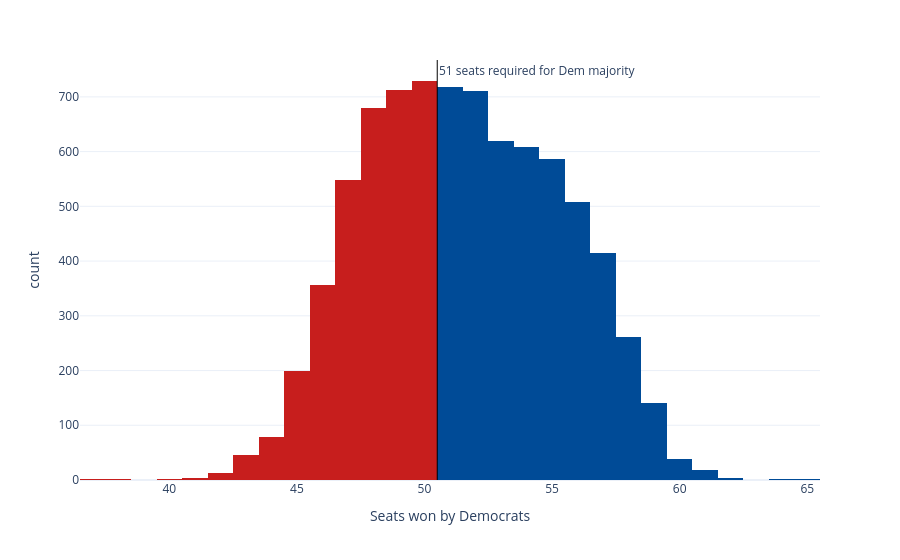

The notebook cell saved with this chart:
### Code cell
sims_hist = px.histogram(seat_sims, x='seats', nbins=np.unique(seat_sims['seats']).shape[0]*2, color='winner',
                         color_discrete_map={'Democrats': '#004b97', 'Republicans': '#c71e1d'},
                         labels={'seats':'Seats won by Democrats', 'winner': 'Winner'}, template='plotly_white')
sims_hist.update_traces(showlegend=False)
sims_hist.add_vline(x=50.5, line_width=1, line_color='black', annotation_text='51 seats required for Dem majority', 
                    annotation_position='top right')
sims_hist

### Figure 1 — Plotly figure (JSON) as saved in the notebook; plotly's stock layout.template omitted (floating-point values rounded to 4 significant figures; data arrays with more than 128 entries replaced by an {"elided": "..."} marker saying what was removed)
{"data": [{"bingroup": "x", "hovertemplate": "Winner=Democrats<br>Seats won by Democrats=%{x}<br>count=%{y}<extra></extra>", "legendgroup": "Democrats", "marker": {"color": "#004b97", "pattern": {"shape": ""}}, "name": "Democrats", "nbinsx": 54, "orientation": "v", "showlegend": false, "type": "histogram", "x": {"elided": "4630 int values"}, "xaxis": "x", "yaxis": "y"}, {"bingroup": "x", "hovertemplate": "Winner=Republicans<br>Seats won by Democrats=%{x}<br>count=%{y}<extra></extra>", "legendgroup": "Republicans", "marker": {"color": "#c71e1d", "pattern": {"shape": ""}}, "name": "Republicans", "nbinsx": 54, "orientation": "v", "showlegend": false, "type": "histogram", "x": {"elided": "3370 int values"}, "xaxis": "x", "yaxis": "y"}], "layout": {"annotations": [{"showarrow": false, "text": "51 seats required for Dem majority", "x": 50.5, "xanchor": "left", "xref": "x", "y": 1, "yanchor": "top", "yref": "y domain"}], "barmode": "relative", "legend": {"title": {"text": "Winner"}, "tracegroupgap": 0}, "margin": {"t": 60}, "shapes": [{"line": {"color": "black", "width": 1}, "type": "line", "x0": 50.5, "x1": 50.5, "xref": "x", "y0": 0, "y1": 1, "yref": "y domain"}], "xaxis": {"anchor": "y", "domain": [0, 1], "title": {"text": "Seats won by Democrats"}}, "yaxis": {"anchor": "x", "domain": [0, 1], "title": {"text": "count"}}}}
